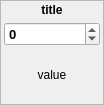
<?xml version="1.0" encoding="UTF-8"?>
<ui version="4.0">
 <class>Form</class>
 <widget class="QWidget" name="Form">
  <property name="geometry">
   <rect>
    <x>0</x>
    <y>0</y>
    <width>104</width>
    <height>105</height>
   </rect>
  </property>
  <property name="sizePolicy">
   <sizepolicy hsizetype="Maximum" vsizetype="Maximum">
    <horstretch>0</horstretch>
    <verstretch>0</verstretch>
   </sizepolicy>
  </property>
  <property name="minimumSize">
   <size>
    <width>100</width>
    <height>105</height>
   </size>
  </property>
  <property name="maximumSize">
   <size>
    <width>104</width>
    <height>105</height>
   </size>
  </property>
  <property name="font">
   <font>
    <pointsize>10</pointsize>
    <weight>75</weight>
    <bold>true</bold>
   </font>
  </property>
  <property name="windowTitle">
   <string>Form</string>
  </property>
  <property name="styleSheet">
   <string notr="true"/>
  </property>
  <layout class="QVBoxLayout" name="verticalLayout">
   <property name="spacing">
    <number>0</number>
   </property>
   <property name="margin">
    <number>0</number>
   </property>
   <item>
    <widget class="QFrame" name="widgetFrameOuter">
     <property name="sizePolicy">
      <sizepolicy hsizetype="Preferred" vsizetype="Preferred">
       <horstretch>0</horstretch>
       <verstretch>0</verstretch>
      </sizepolicy>
     </property>
     <property name="minimumSize">
      <size>
       <width>80</width>
       <height>0</height>
      </size>
     </property>
     <property name="styleSheet">
      <string notr="true"/>
     </property>
     <property name="frameShape">
      <enum>QFrame::StyledPanel</enum>
     </property>
     <property name="frameShadow">
      <enum>QFrame::Raised</enum>
     </property>
     <property name="class" stdset="0">
      <string>ControlWidget</string>
     </property>
     <layout class="QVBoxLayout" name="verticalLayout_3">
      <property name="spacing">
       <number>2</number>
      </property>
      <property name="leftMargin">
       <number>3</number>
      </property>
      <property name="topMargin">
       <number>2</number>
      </property>
      <property name="rightMargin">
       <number>3</number>
      </property>
      <property name="bottomMargin">
       <number>3</number>
      </property>
      <item>
       <widget class="QLabel" name="title">
        <property name="sizePolicy">
         <sizepolicy hsizetype="Preferred" vsizetype="Maximum">
          <horstretch>0</horstretch>
          <verstretch>0</verstretch>
         </sizepolicy>
        </property>
        <property name="font">
         <font>
          <pointsize>9</pointsize>
          <weight>75</weight>
          <bold>true</bold>
         </font>
        </property>
        <property name="text">
         <string>title</string>
        </property>
        <property name="alignment">
         <set>Qt::AlignCenter</set>
        </property>
       </widget>
      </item>
      <item>
       <widget class="QFrame" name="ImageFrame">
        <property name="sizePolicy">
         <sizepolicy hsizetype="Expanding" vsizetype="Expanding">
          <horstretch>0</horstretch>
          <verstretch>0</verstretch>
         </sizepolicy>
        </property>
        <property name="minimumSize">
         <size>
          <width>90</width>
          <height>70</height>
         </size>
        </property>
        <property name="styleSheet">
         <string notr="true"/>
        </property>
        <layout class="QGridLayout" name="gridLayout_3">
         <property name="leftMargin">
          <number>0</number>
         </property>
         <property name="topMargin">
          <number>3</number>
         </property>
         <property name="rightMargin">
          <number>0</number>
         </property>
         <property name="bottomMargin">
          <number>0</number>
         </property>
         <property name="horizontalSpacing">
          <number>0</number>
         </property>
         <property name="verticalSpacing">
          <number>2</number>
         </property>
         <item row="0" column="0">
          <widget class="QSpinBox" name="spinBox">
           <property name="minimum">
            <number>-16777215</number>
           </property>
           <property name="maximum">
            <number>16777215</number>
           </property>
          </widget>
         </item>
         <item row="1" column="0">
          <widget class="QLabel" name="value">
           <property name="font">
            <font>
             <pointsize>9</pointsize>
             <weight>50</weight>
             <bold>false</bold>
            </font>
           </property>
           <property name="text">
            <string>value</string>
           </property>
           <property name="alignment">
            <set>Qt::AlignCenter</set>
           </property>
          </widget>
         </item>
        </layout>
       </widget>
      </item>
     </layout>
    </widget>
   </item>
  </layout>
 </widget>
 <resources/>
 <connections>
  <connection>
   <sender>spinBox</sender>
   <signal>valueChanged(int)</signal>
   <receiver>Form</receiver>
   <slot>setValue(int)</slot>
   <hints>
    <hint type="sourcelabel">
     <x>52</x>
     <y>41</y>
    </hint>
    <hint type="destinationlabel">
     <x>25</x>
     <y>-19</y>
    </hint>
   </hints>
  </connection>
 </connections>
 <slots>
  <slot>setValue(int)</slot>
 </slots>
</ui>
